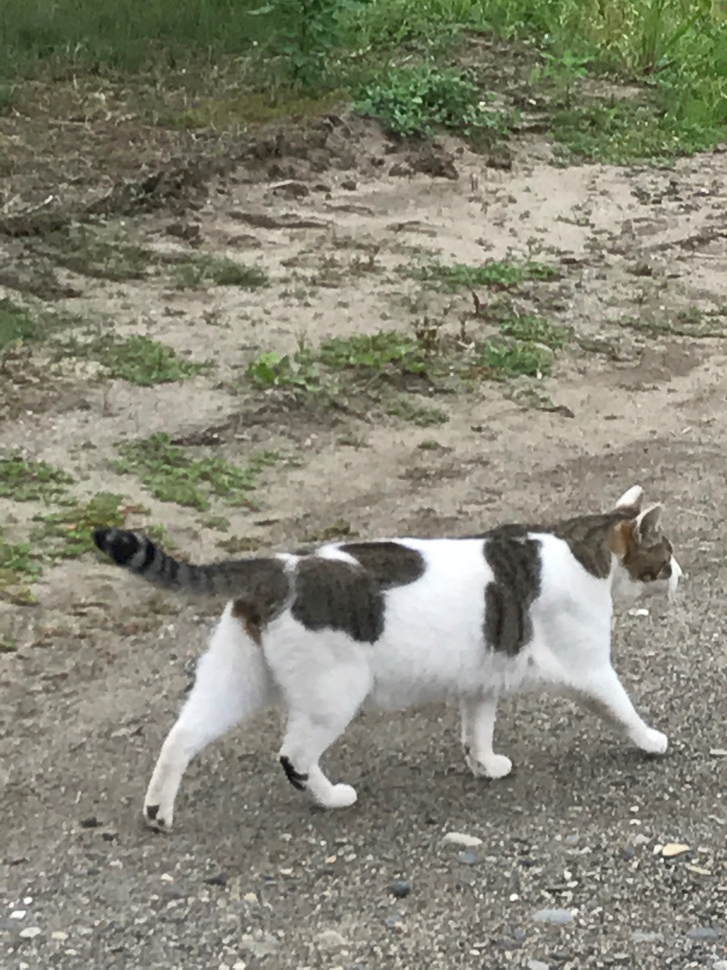
#> input picture textbook2_15_opencv/pictures/sample.JPG, 727 x 970 px, shrunk from 3024 x 4032 before the run
$ python picture_base.py
#> lines starting #> are read from the running program, lines starting #| are printed output that depends on the picture
import numpy as np
import matplotlib.pyplot as plt
import cv2

def aidemy_imshow(name, img):
    b,g,r = cv2.split(img)
    img = cv2.merge([r,g,b])
    plt.imshow(img)
    plt.show()


# overwrite ======
cv2.imshow = aidemy_imshow

img = cv2.imread("pictures/sample.JPG")
#> img is the input picture: shape (970, 727, 3); mean B, G, R 118.5, 134.3, 134.7
filt = np.array([[0, 1, 0],
                 [1, 0, 1],
                 [0, 1, 0]], np.uint8)
my_img = cv2.dilate(img, filt)
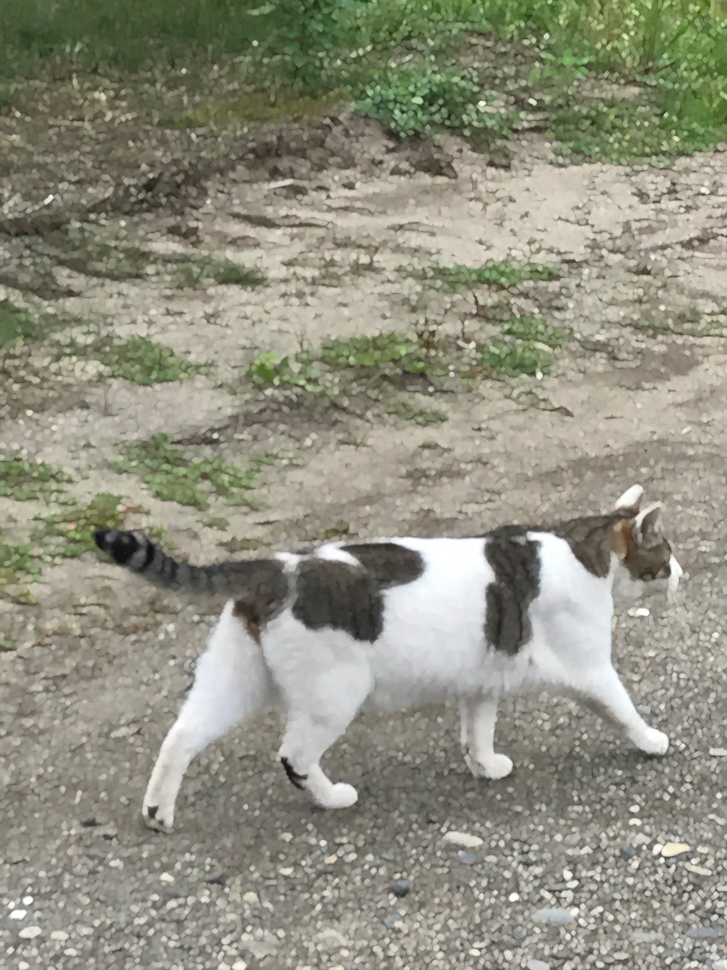
#> my_img: shape (970, 727, 3); mean B, G, R 128, 143.8, 144.2
cv2.imshow("sample", my_img)
#> in aidemy_imshow, `b,g,r = cv2.split(img)`:
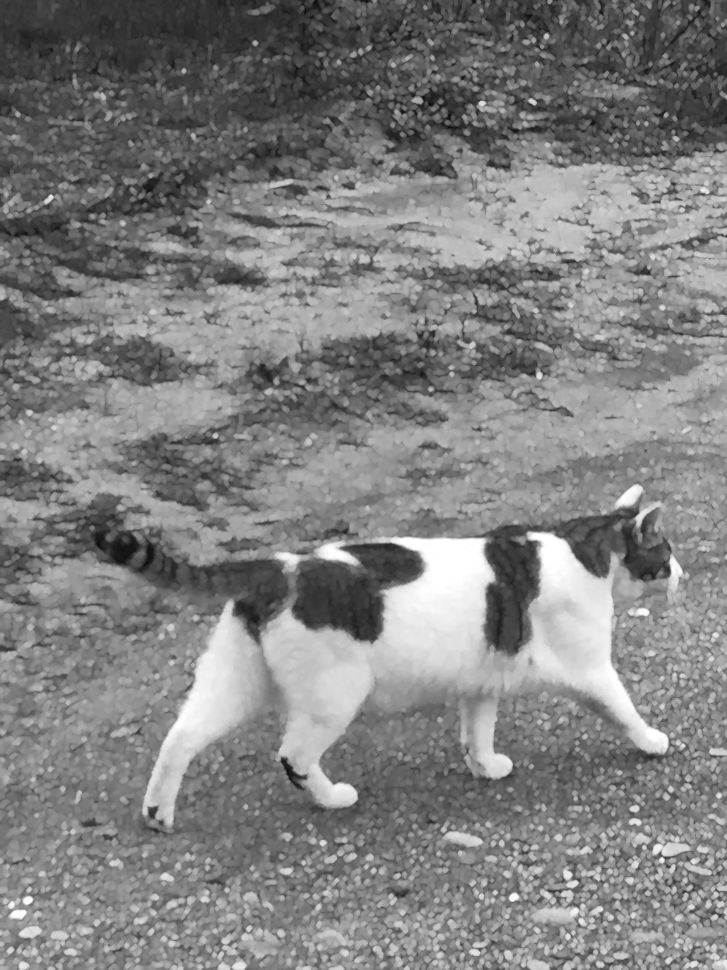
#> b: shape (970, 727); min 3, max 255, mean 128
#> in aidemy_imshow, `b,g,r = cv2.split(img)`:
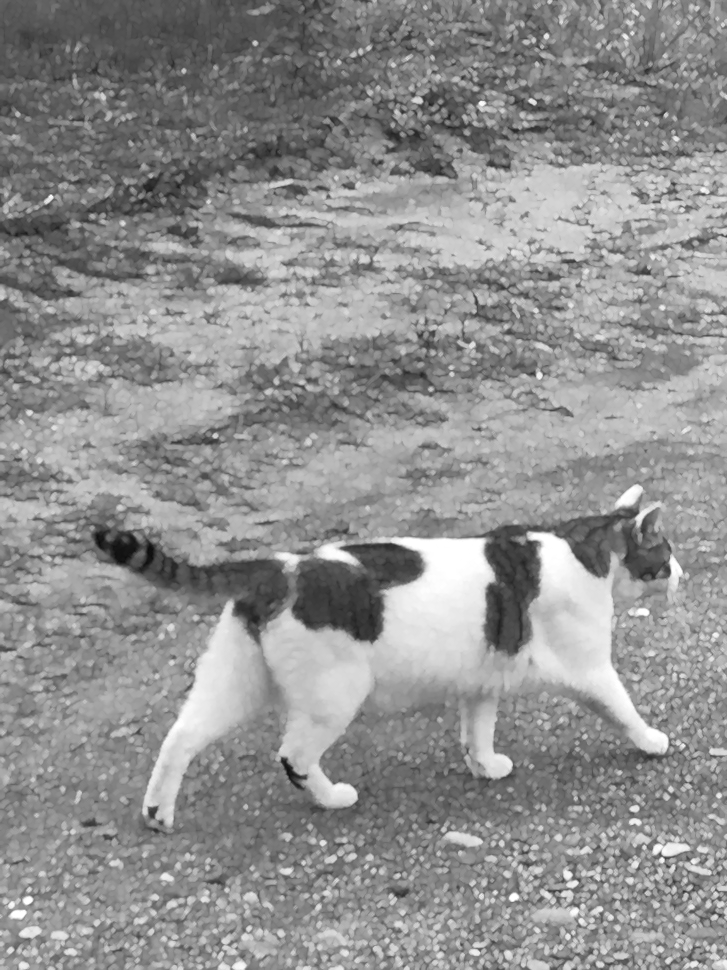
#> g: shape (970, 727); min 11, max 255, mean 143.8
#> in aidemy_imshow, `b,g,r = cv2.split(img)`:
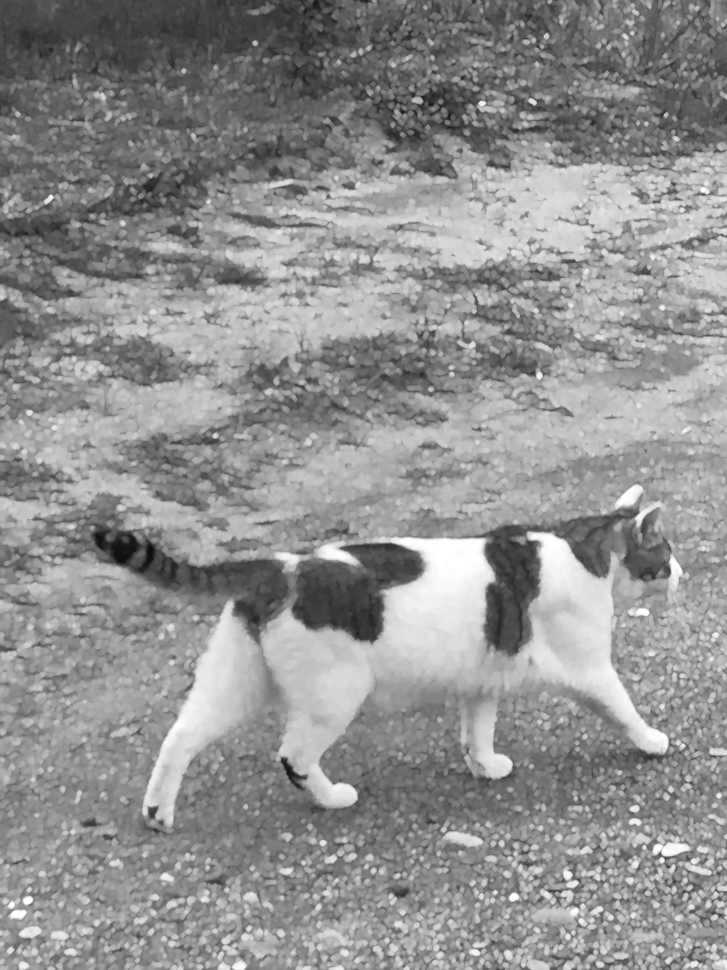
#> r: shape (970, 727); min 11, max 255, mean 144.2

# remove noise =====
my_img = cv2.fastNlMeansDenoisingColored(img)

# [27 lines of commented-out code are left out]
